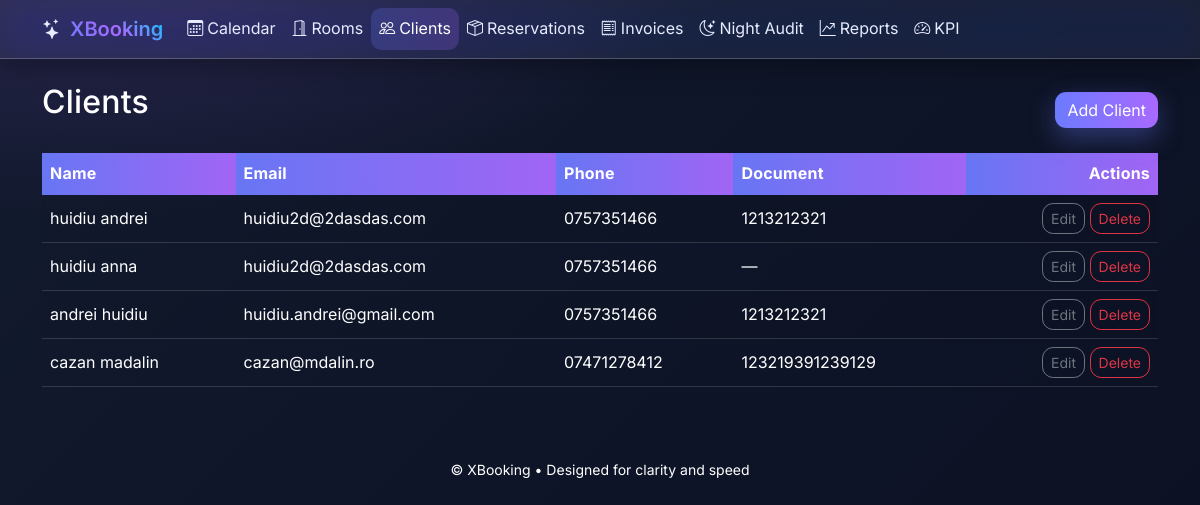
/clients/, run on the app's committed database.
### hotellapp/models.py (models this page shows, shortened)
class Client(models.Model):
    class BillingType(models.TextChoices):
        INDIVIDUAL = "individual", "Individual"
        COMPANY = "company", "Company"
    first_name = models.CharField(max_length=100)
    last_name = models.CharField(max_length=100)
    email = models.EmailField(blank=True, null=True)
    phone = models.CharField(max_length=30, blank=True, null=True)
    billing_type = models.CharField(max_length=20, choices=BillingType.choices, default=BillingType.INDIVIDUAL)
    company_name = models.CharField(max_length=255, blank=True, null=True)
    company_tax_id = models.CharField("Tax ID (CUI/CIF)", max_length=50, blank=True, null=True)
    company_vat_payer = models.BooleanField(default=False)
    address = models.CharField(max_length=255, blank=True, null=True)
    city = models.CharField(max_length=100, blank=True, null=True)
    country = models.CharField(max_length=100, blank=True, null=True)
    date_of_birth = models.DateField(blank=True, null=True)
    document_id = models.CharField("ID/Passport", max_length=50, blank=True, null=True)
    notes = models.TextField(blank=True, null=True)

### hotellapp/views.py (the view)
# urls.py: path("clients/", ClientListView.as_view(), name="client_list"),
class ClientListView(ListView):
    model = Client
    template_name = "hotellapp/client_list.html"
    context_object_name = "clients"

### templates/hotellapp/client_list.html
{% extends "hotellapp/base.html" %}
{% block content %}
<div class="d-flex justify-content-between align-items-center mb-3">
  <h2>Clients</h2>
  <a class="btn btn-primary" href="{% url 'client_add' %}">Add Client</a>
</div>
<table class="table table-striped align-middle">
  <thead>
    <tr>
      <th>Name</th>
      <th>Email</th>
      <th>Phone</th>
      <th>Document</th>
      <th class="text-end">Actions</th>
    </tr>
  </thead>
  <tbody>
    {% for c in clients %}
      <tr>
        <td>{{ c.first_name }} {{ c.last_name }}</td>
        <td>{{ c.email|default:"—" }}</td>
        <td>{{ c.phone|default:"—" }}</td>
        <td>{{ c.document_id|default:"—" }}</td>
        <td class="text-end">
          <a class="btn btn-sm btn-outline-secondary" href="{% url 'client_edit' c.pk %}">Edit</a>
          <a class="btn btn-sm btn-outline-danger" href="{% url 'client_delete' c.pk %}">Delete</a>
        </td>
      </tr>
    {% empty %}
      <tr><td colspan="5" class="text-center text-muted">No clients yet.</td></tr>
    {% endfor %}
  </tbody>
</table>
{% endblock %}

### static/css/app.css (style rules this page uses)
:root { --brand-primary: #5b6cff; --brand-secondary: #9b5de5; --brand-accent: #00d4ff; --brand-success: #22c55e; --brand-danger: #ef4444; --brand-warning: #f59e0b; --bg-900: #0f172a; --bg-800: #1e293b; --text-100: #ffffff; --text-300: #1e50af; --text-muted: #000000; --status-booked: var(--brand-primary); --status-checked-in: #16a34a; --status-checked-out: #7c3aed; --status-canceled: #dc2626; --room-available: #14b8a6; --room-occupied: #f97316; --room-cleaning: #facc15; --surface: rgba(255,255,255,0.06); --surface-strong: rgba(255,255,255,0.10); --border: rgba(255,255,255,0.15); --space-1: .25rem; --space-2: .5rem; --space-3: .75rem; --space-4: 1rem; --space-6: 1.5rem; --space-8: 2rem; }
html, body { height: 100%; }
body { font-family: "Inter", system-ui, -apple-system, "Segoe UI", Roboto, "Helvetica Neue", Arial, "Noto Sans", sans-serif; line-height: 1.6; background: radial-gradient(1200px 600px at 0% 0%, rgba(155,93,229,0.14), transparent 50%), radial-gradient(1200px 600px at 100% 100%, rgba(0,212,255,0.14), transparent 50%), linear-gradient(135deg, var(--bg-800), var(--bg-900)); color: var(--text-100); }
p, li, dt, dd, label, td, th, small, span, .form-label { color: var(--text-100); }
h1, h2, h3, h4, h5 { letter-spacing: .2px; margin-bottom: var(--space-4); color: var(--text-100); }
.btn { border-radius: .7rem; }
.btn-primary { background: linear-gradient(90deg, var(--brand-primary), var(--brand-secondary)); border: 0; box-shadow: 0 8px 20px rgba(91,108,255,0.25); transition: all .25s ease; color: #fff; }
.table, .table tbody, .table tr, .table td, .table th { color: var(--text-100) !important; background-color: transparent; }
.table thead th { background: linear-gradient(90deg, rgba(91,108,255,.9), rgba(155,93,229,.9)); color: #fff !important; border: 0; }
.table-striped > tbody > tr:nth-of-type(odd) { background-color: rgba(255,255,255,0.04); }
.table-striped > tbody > tr:nth-of-type(even) { background-color: rgba(255,255,255,0.02); }
.table > :not(caption) > * > * { border-color: rgba(255,255,255,0.15); }

### static/css/theme_modern.css (style rules this page uses)
:root { --aurora-1: #6c7bff; --aurora-2: #a969ff; --aurora-3: #00d0ff; --aurora-ink: #e8ecff; --aurora-ink-soft: rgba(232, 236, 255, 0.7); --surface-0: rgba(255,255,255,0.08); --surface-1: rgba(255,255,255,0.12); --border-strong: rgba(255,255,255,0.22); }
body { background: radial-gradient(1200px 600px at 10% -10%, rgba(169,105,255,0.18), transparent 50%), radial-gradient(1000px 500px at 110% 110%, rgba(0,208,255,0.18), transparent 50%), linear-gradient(135deg, #121a2e, #0b1022) !important; color: var(--aurora-ink); }
.btn { border-radius: .7rem !important; }
.btn-primary { background: linear-gradient(90deg, var(--aurora-1), var(--aurora-2)) !important; border: 0 !important; color: #fff !important; box-shadow: 0 10px 26px rgba(108,123,255,.35) !important; }
.table, .table tbody, .table tr, .table td, .table th { color: #fff !important; background-color: transparent !important; border-color: rgba(255,255,255,0.14) !important; }
.table thead th { background: linear-gradient(90deg, rgba(108,123,255,.95), rgba(169,105,255,.95)) !important; border: 0 !important; color: #fff !important; text-transform: none; letter-spacing: .2px; }

### data on the page
Client: first_name "huidiu", last_name "andrei", email "huidiu2d@2dasdas.com", phone "0757351466", document_id "1213212321"
Client: first_name "huidiu", last_name "anna", email "huidiu2d@2dasdas.com", phone "0757351466", document_id "—"
Client: first_name "andrei", last_name "huidiu", email "huidiu.andrei@gmail.com", phone "0757351466", document_id "1213212321"
Client: first_name "cazan", last_name "madalin", email "cazan@mdalin.ro", phone "07471278412", document_id "123219391239129"
